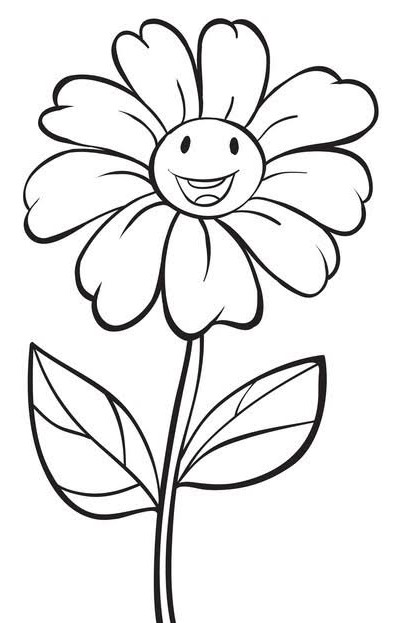
%> input picture Dilation and Erosion/images.jpg, 401 x 623 px
$ octave regfill.m   (GNU Octave 9; MATLAB toolbox functions it lacks are replaced by stand-ins)
%> lines starting %> are read from the running program, lines starting %| are printed output that depends on the picture; in (x1, y1, x2, y2) boxes, pixels count from 0 and x2, y2 are one past the last pixel; in counts of white or black regions, pixels touching at a corner belong together; the program's own positions count from 1
clc;
clear all;
close all;
a=imread('images.jpg');
%> a is the input picture: size 623x401x3 uint8; mean R, G, B 233.4, 233.3, 233.4
b=im2bw(a,0.5);
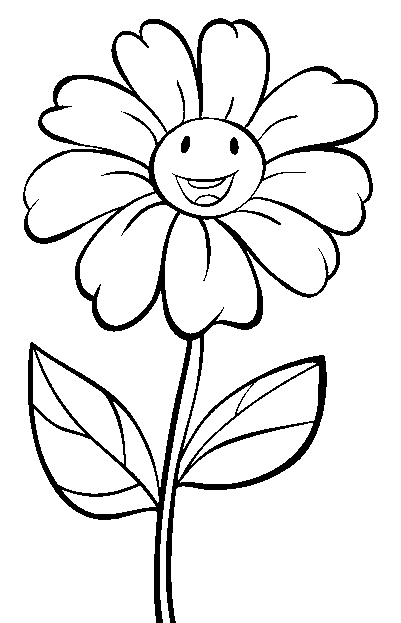
%> b: size 623x401 logical; 91.1% white; 5 black regions (1 under 20 px), largest, box (x1, y1, x2, y2) and area: (23, 18, 379, 623) 21501, (172, 170, 239, 207) 493, (181, 136, 190, 153) 122, (230, 137, 239, 155) 122
figure; imshow(b);
[m, n] = size(b);
%> m = 623; n = 401
w=[1,1,1; 1,1,1; 1,1,1];

reg=zeros(m,n);

reg(200,150)=1;
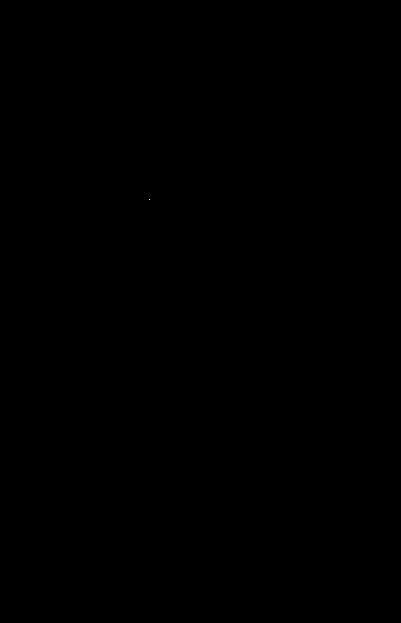
%> reg: size 623x401 double; values 0 (black) and 1 (white), 0% white in thin lines or dots, all inside (x1, y1, x2, y2) = (149, 199, 150, 200)

figure; imshow(reg);

imgcmp=~b;

figure; imshow(imgcmp);

while(true)
    finalimg= imdilate(reg,w) & b;
    if(finalimg==reg)
        break;
    end

    reg=finalimg;
end

figure; imshow(finalimg);
%> after `imshow(finalimg)`:
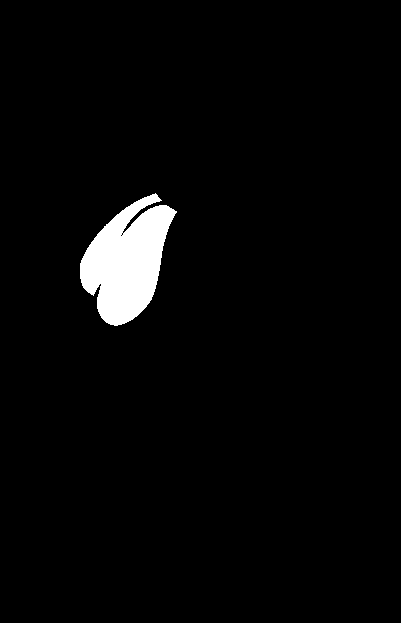
%> displayed picture: size 623x401 logical; 3% white; 1 white region, box (x1, y1, x2, y2) and area: (80, 193, 177, 326) 7596
